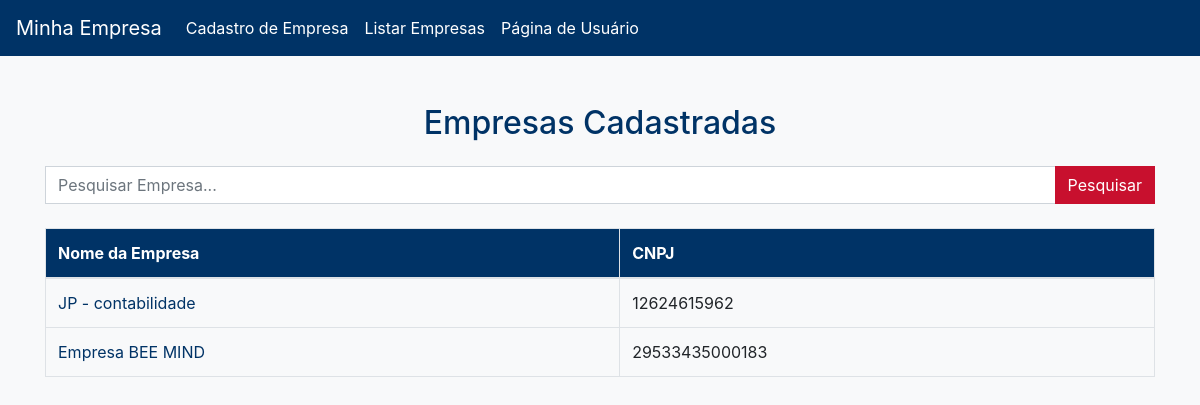
The app's page /procuraEmpresa.php with its own data.
### tables this page shows
CREATE TABLE `empresa` (
  `ID_empresa` int(11) NOT NULL,
  `links_empresa` varchar(255) NOT NULL,
  `nome_empresa` varchar(255) NOT NULL,
  `cnpj_empresa` varchar(255) NOT NULL,
  `particularidades_empresa` text NOT NULL,
  `endereco_empresa` text NOT NULL,
  `obs_link` text NOT NULL,
  `obs_particularidades` text NOT NULL
);

### procuraEmpresa.php (the view, shortened to what this page needs)
<?php
include 'index.php';
$search = '';
if ($_SERVER["REQUEST_METHOD"] == "POST" && !empty($_POST['search'])) {
    $search = $conn->real_escape_string($_POST['search']);
    $sql = "SELECT * FROM empresa WHERE nome_empresa LIKE '%$search%'";
} else {
    $sql = "SELECT * FROM empresa";
}
$result = $conn->query($sql);
?>
<!DOCTYPE html>
<html lang="en">
<head>
    <link href="https://stackpath.bootstrapcdn.com/bootstrap/4.5.2/css/bootstrap.min.css" rel="stylesheet">
</head>
<body>
    <div class="container">
        <h2 class="mb-4 text-center" style="color: #003366;">Empresas Cadastradas</h2>
        <form method="POST" class="mb-4">
            <div class="input-group">
                <input type="text" name="search" class="form-control" placeholder="Pesquisar Empresa..." value="<?php echo htmlspecialchars($search); ?>">
                <div class="input-group-append">
                    <button class="btn" type="submit">Pesquisar</button>
                </div>
            </div>
        </form>
        <table class="table table-bordered">
            <thead>
                <tr>
                    <th>Nome da Empresa</th>
                    <th>CNPJ</th>
                </tr>
            </thead>
            <tbody>
                <?php if ($result->num_rows > 0): ?>
                    <?php while($row = $result->fetch_assoc()): ?>
                        <tr>
                            <td>
                                <a href="detalhes.php?id=<?php echo $row['ID_empresa']; ?>">
                                    <?php echo htmlspecialchars($row['nome_empresa']); ?>
                                </a>
                            </td>
                            <td><?php echo htmlspecialchars($row['cnpj_empresa']); ?></td>
                        </tr>
                    <?php endwhile; ?>
                <?php else: ?>
                    <tr>
                        <td colspan="2" class="text-center">Nenhuma empresa encontrada.</td>
                    </tr>
                <?php endif; ?>
            </tbody>
        </table>
    </div>
</body>
</html>

### procuraEmpresa.php (style rules this page uses)
body { background-color: #f8f9fa; }
.container { margin-top: 30px; }
.table thead th { background-color: #003366; color: #fff; }
.table td a { color: #003366; text-decoration: none; }
.input-group input[type="text"] { border-radius: 0; }
.input-group-append .btn { border-radius: 0; background-color: #c8102e; color: #fff; }

### records on screen
empresa: nome_empresa "JP - contabilidade", cnpj_empresa "12624615962"
empresa: nome_empresa "Empresa BEE MIND", cnpj_empresa "29533435000183"
